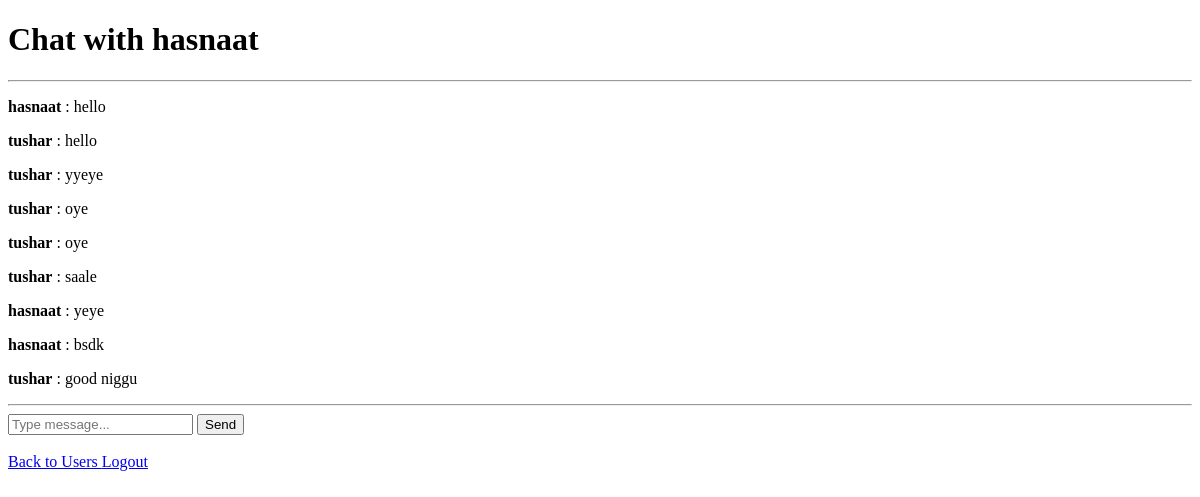
The page /chat/1/ (signed in) on the database as committed earlier.
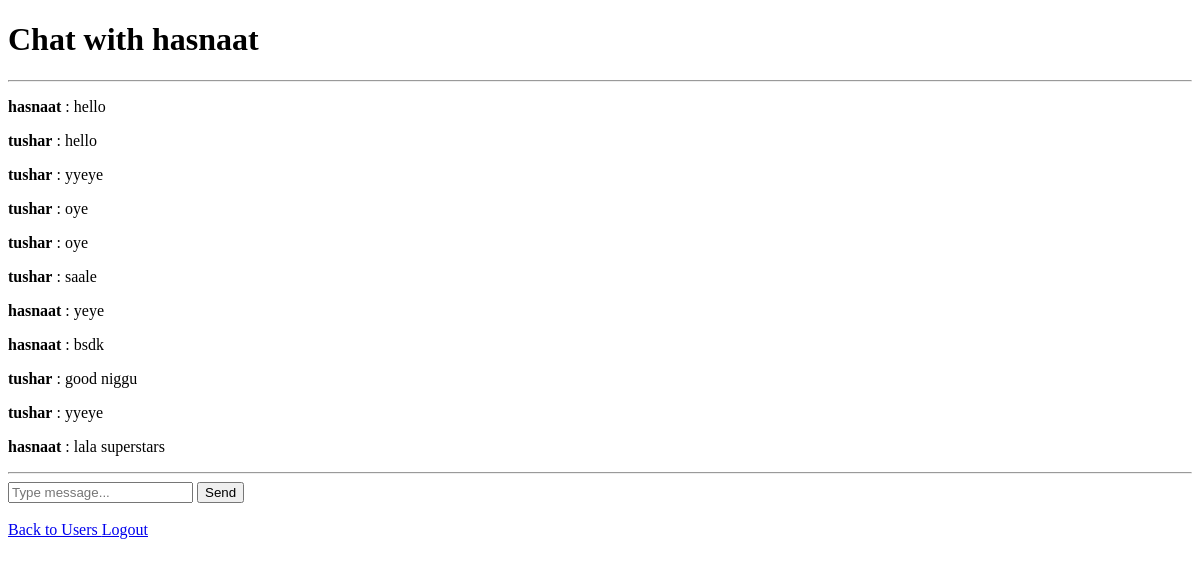
The same page on the database as committed later.
### chat/models.py (models this page shows, shortened)
class Message(models.Model):
    sender = models.ForeignKey(
        User,
        on_delete=models.CASCADE,
        related_name="sent_messages"
    )
    receiver = models.ForeignKey(
        User,
        on_delete=models.CASCADE,
        related_name="recevied_messages"
    )
    text = models.TextField()
    created_at = models.DateTimeField(auto_now_add=True)

### chat/views.py (the view, shortened to what this page needs)
def chat_room(request, user_id):
    other_users = User.objects.get(
        id=user_id
    )
    messages = Message.objects.filter(
        Q(
            sender=request.user,
            receiver=other_users
        )
        |
        Q(
            sender=other_users,
            receiver=request.user
        )
    ).order_by("created_at")
    return render(
        request,
        "chat.html",
        {
            "messages": messages,
            "other_user": other_users
        }
    )

### templates/chat.html (shortened to what this page needs)
<!DOCTYPE html>
<html>
<head>
</head>
<body>
<h1>Chat with {{ other_user.username }}</h1>
<hr>
{% for message in messages %}
<p>
    <strong>{{ message.sender.username }}</strong>
    :
    {{ message.text }}
</p>
{% empty %}
<p>No messages yet.</p>
{% endfor %}
<hr>
<form method="post">
    <input
        type="text"
        name="text"
        placeholder="Type message..."
        required
    >
    <button type="submit">
        Send
    </button>
</form>
<br>
<a href="/users/">
    Back to Users
</a>
<a href="{% url 'logout' %}">Logout</a>
</body>
</html>

Rows that differ between the two databases and show on the page:
added Message: sender.username "tushar", text "yyeye"
added Message: sender.username "hasnaat", text "lala superstars"
